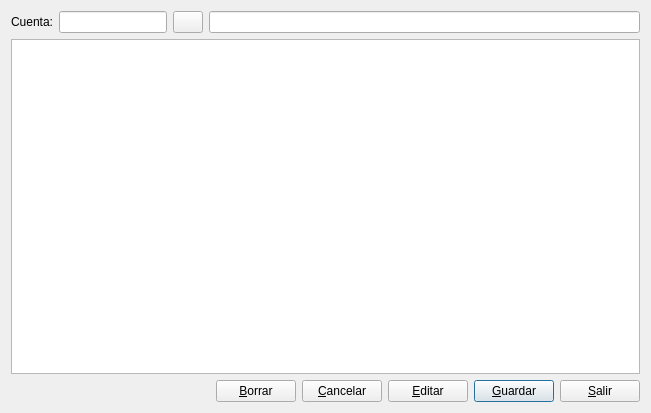
<?xml version="1.0" encoding="UTF-8"?>
<ui version="4.0">
 <author>José Manuel Díez Botella</author>
 <class>iva_ret_ctas</class>
 <widget class="QDialog" name="iva_ret_ctas">
  <property name="geometry">
   <rect>
    <x>0</x>
    <y>0</y>
    <width>651</width>
    <height>413</height>
   </rect>
  </property>
  <property name="windowTitle">
   <string>Asociar IVA/Retenciones a cuentas</string>
  </property>
  <layout class="QVBoxLayout" name="verticalLayout">
   <item>
    <layout class="QHBoxLayout" name="horizontalLayout_2">
     <item>
      <widget class="QLabel" name="label">
       <property name="text">
        <string>Cuenta:</string>
       </property>
      </widget>
     </item>
     <item>
      <widget class="QLineEdit" name="codigolineEdit">
       <property name="sizePolicy">
        <sizepolicy hsizetype="Fixed" vsizetype="Fixed">
         <horstretch>0</horstretch>
         <verstretch>0</verstretch>
        </sizepolicy>
       </property>
       <property name="maxLength">
        <number>40</number>
       </property>
      </widget>
     </item>
     <item>
      <widget class="QPushButton" name="buscapushButton">
       <property name="maximumSize">
        <size>
         <width>30</width>
         <height>30</height>
        </size>
       </property>
       <property name="text">
        <string/>
       </property>
       <property name="icon">
        <iconset resource="keme.qrc">
         <normaloff>:/iconos/graf/viewer.xpm</normaloff>:/iconos/graf/viewer.xpm</iconset>
       </property>
      </widget>
     </item>
     <item>
      <widget class="QLineEdit" name="descripcionlineEdit">
       <property name="enabled">
        <bool>true</bool>
       </property>
       <property name="minimumSize">
        <size>
         <width>250</width>
         <height>0</height>
        </size>
       </property>
       <property name="maxLength">
        <number>80</number>
       </property>
       <property name="readOnly">
        <bool>true</bool>
       </property>
      </widget>
     </item>
    </layout>
   </item>
   <item>
    <widget class="QTableView" name="tableView"/>
   </item>
   <item>
    <layout class="QHBoxLayout" name="horizontalLayout">
     <item>
      <spacer name="horizontalSpacer">
       <property name="orientation">
        <enum>Qt::Horizontal</enum>
       </property>
       <property name="sizeHint" stdset="0">
        <size>
         <width>40</width>
         <height>20</height>
        </size>
       </property>
      </spacer>
     </item>
     <item>
      <widget class="QPushButton" name="borrarpushButton">
       <property name="enabled">
        <bool>true</bool>
       </property>
       <property name="text">
        <string>&amp;Borrar</string>
       </property>
       <property name="icon">
        <iconset resource="keme.qrc">
         <normaloff>:/iconos/graf/borrar.png</normaloff>:/iconos/graf/borrar.png</iconset>
       </property>
       <property name="autoDefault">
        <bool>false</bool>
       </property>
      </widget>
     </item>
     <item>
      <widget class="QPushButton" name="cancelarpushButton">
       <property name="text">
        <string>&amp;Cancelar</string>
       </property>
       <property name="icon">
        <iconset resource="keme.qrc">
         <normaloff>:/iconos/graf/borraelem.png</normaloff>:/iconos/graf/borraelem.png</iconset>
       </property>
      </widget>
     </item>
     <item>
      <widget class="QPushButton" name="editarpushButton">
       <property name="text">
        <string>&amp;Editar</string>
       </property>
       <property name="icon">
        <iconset resource="keme.qrc">
         <normaloff>:/iconos/graf/boligrafo_editar.png</normaloff>:/iconos/graf/boligrafo_editar.png</iconset>
       </property>
      </widget>
     </item>
     <item>
      <widget class="QPushButton" name="guardarpushButton">
       <property name="text">
        <string>&amp;Guardar</string>
       </property>
       <property name="icon">
        <iconset resource="keme.qrc">
         <normaloff>:/iconos/graf/check2.png</normaloff>:/iconos/graf/check2.png</iconset>
       </property>
       <property name="default">
        <bool>true</bool>
       </property>
      </widget>
     </item>
     <item>
      <widget class="QPushButton" name="aceptarpushButton">
       <property name="enabled">
        <bool>true</bool>
       </property>
       <property name="text">
        <string>&amp;Salir</string>
       </property>
       <property name="icon">
        <iconset resource="keme.qrc">
         <normaloff>:/iconos/graf/application-exit.png</normaloff>:/iconos/graf/application-exit.png</iconset>
       </property>
      </widget>
     </item>
    </layout>
   </item>
  </layout>
 </widget>
 <tabstops>
  <tabstop>codigolineEdit</tabstop>
  <tabstop>buscapushButton</tabstop>
  <tabstop>descripcionlineEdit</tabstop>
  <tabstop>tableView</tabstop>
  <tabstop>borrarpushButton</tabstop>
  <tabstop>cancelarpushButton</tabstop>
  <tabstop>editarpushButton</tabstop>
  <tabstop>guardarpushButton</tabstop>
  <tabstop>aceptarpushButton</tabstop>
 </tabstops>
 <resources>
  <include location="keme.qrc"/>
 </resources>
 <connections>
  <connection>
   <sender>aceptarpushButton</sender>
   <signal>clicked()</signal>
   <receiver>iva_ret_ctas</receiver>
   <slot>accept()</slot>
   <hints>
    <hint type="sourcelabel">
     <x>540</x>
     <y>396</y>
    </hint>
    <hint type="destinationlabel">
     <x>340</x>
     <y>378</y>
    </hint>
   </hints>
  </connection>
 </connections>
</ui>
